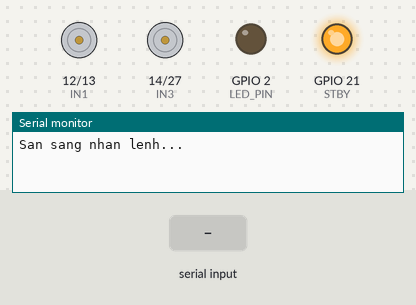
This sketch was run on a simulated ESP32. On the bench: motor-driver pin pairs drawn as motors (green arrow = first pin HIGH = forward, orange = second pin HIGH = backward, longer = more drive, scaled by the enable pin, stopped while the standby pin is LOW), output pins drawn as LEDs (lit = HIGH), the last lines printed to the serial monitor. Inputs (shaded band) come from the test bench. Nothing arrives over Bluetooth unless stated.

Above: at 1.2 s.
1.3 s: "F90\n" received over the second serial link
At 2.5 s:
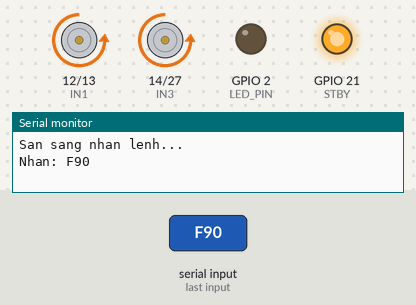
2.8 s: "B90\n" received over the second serial link
At 3.6 s:
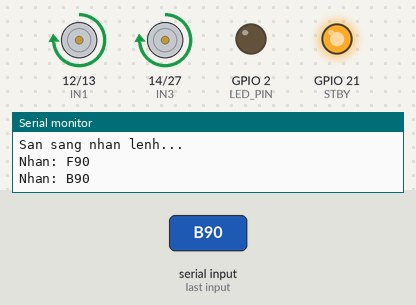
4.3 s: "R90\n" received over the second serial link
At 4.8 s:
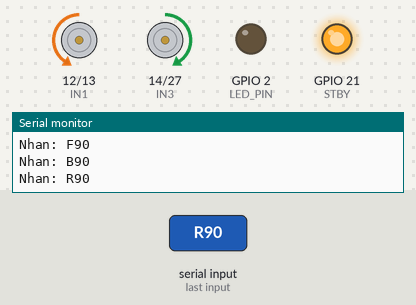
5.8 s: "L90\n" received over the second serial link
At 7.1 s:
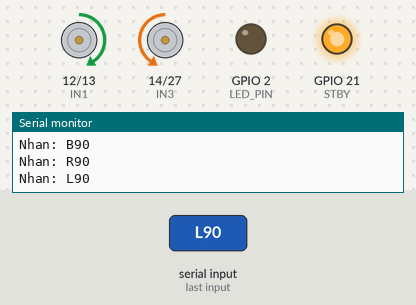
Timing chart, 0 to 8.3 s (numbered marks = the images above; inputs shaded):
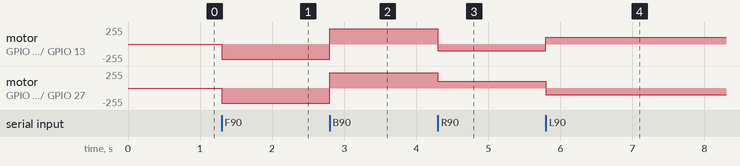

The sketch:

ControlCar.ino
```cpp
// === LIB ===
#include "BluetoothSerial.h"
BluetoothSerial SerialBT;

// === VARIABLE ===
// PIN
  int STBY = 21;
  int IN1 = 12;
  int IN2 = 13;
  int IN3 = 14;
  int IN4 = 27;
  int ENA = 25;
  int ENB = 26;
  int LED_PIN = 2;

// PWM
  const int pwmFreq = 1000;
  const int pwmResolution = 8;
  const int channelENA = 0;
  const int channelENB = 1;

// TUNING
  int speedMax  = 255;
  int spinSpeed = 120;
  float turnGain = 0.45;

// DATA
String rxData = "";

// === SETUP ===
void setup() {
  Serial.begin(115200);
  SerialBT.begin("Xe_ESP32");

  // Enable driver
  pinMode(STBY, OUTPUT);
  digitalWrite(STBY, HIGH);

  // Motor pins
  pinMode(IN1, OUTPUT);
  pinMode(IN2, OUTPUT);
  pinMode(IN3, OUTPUT);
  pinMode(IN4, OUTPUT);
  pinMode(LED_PIN, OUTPUT);

  // PWM Setup
  ledcSetup(channelENA, pwmFreq, pwmResolution);
  ledcSetup(channelENB, pwmFreq, pwmResolution);

  ledcAttachPin(ENA, channelENA);
  ledcAttachPin(ENB, channelENB);

  Serial.println("San sang nhan lenh...");
}

// === SUPER LOOP ===
void loop() {

  while (SerialBT.available()) {
    char c = SerialBT.read();

    if (c == '\n' || c == '\r')
    {
      if (rxData.length() > 0)
      {
        processData(rxData);
        rxData = "";
      }
    } else rxData += c;
  }
}

// === USER-DEFINED FUNCTION ===
// XỬ LÝ
void processData(String data) {

  Serial.println("Nhan: " + data);
  int forward = 0;
  int turn = 0;

  for (int i = 0; i < data.length(); i++)
  {
    if (data[i] == 'F') forward = map(data.substring(i + 1, i + 3).toInt(), 0, 99, 0, speedMax);

    if (data[i] == 'B') forward = -map(data.substring(i + 1, i + 3).toInt(), 0, 99, 0, speedMax);

    if (data[i] == 'R') turn = map(data.substring(i + 1, i + 3).toInt(), 0, 99, 0, speedMax) * turnGain;

    if (data[i] == 'L') turn = -map(data.substring(i + 1, i + 3).toInt(), 0, 99, 0, speedMax) * turnGain;
  }

  // TRỘN TỐC ĐỘ
  int speedLeft;
  int speedRight;

  // TIẾN
  if (forward >= 0)
  {
    speedLeft  = forward + turn;
    speedRight = forward - turn;
  }

  // LÙI
  else
  {
    speedLeft  = forward - turn;
    speedRight = forward + turn;
  }

  // SCALE CHỐNG VƯỢT
  int maxVal = max(abs(speedLeft), abs(speedRight));

  if (maxVal > speedMax)
  {
    speedLeft  = speedLeft  * speedMax / maxVal;
    speedRight = speedRight * speedMax / maxVal;
  }

  // XOAY TẠI CHỖ
  if (forward == 0 && turn != 0)
  {
    speedLeft  = constrain(speedLeft,  -spinSpeed, spinSpeed);
    speedRight = constrain(speedRight, -spinSpeed, spinSpeed);
  }

  driveMotor(speedLeft, speedRight);
}

// MOTOR
void driveMotor(int left, int right) {

  // MOTOR TRÁI
  if (left > 0)
  {
    digitalWrite(IN1, LOW);
    digitalWrite(IN2, HIGH);
    ledcWrite(channelENA, left);

  } else if (left < 0)
  {
    digitalWrite(IN1, HIGH);
    digitalWrite(IN2, LOW);
    ledcWrite(channelENA, -left);

  } else
  {
    digitalWrite(IN1, LOW);
    digitalWrite(IN2, LOW);
    ledcWrite(channelENA, 0);
  }

  // MOTOR PHẢI
  if (right > 0)
  {
    digitalWrite(IN3, LOW);
    digitalWrite(IN4, HIGH);
    ledcWrite(channelENB, right);

  } else if (right < 0)
  {
    digitalWrite(IN3, HIGH);
    digitalWrite(IN4, LOW);
    ledcWrite(channelENB, -right);

  } else
  {
    digitalWrite(IN3, LOW);
    digitalWrite(IN4, LOW);
    ledcWrite(channelENB, 0);
  }
}
```

Measured:
- after the input at 1.3 s, motor on GPIO 12 (IN1) / GPIO 13 (IN2), motor on GPIO 14 (IN3) / GPIO 27 (IN4): stopped → backward 230/255 at once
- after the input at 2.8 s, motor on GPIO 12 (IN1) / GPIO 13 (IN2), motor on GPIO 14 (IN3) / GPIO 27 (IN4): backward 230/255 → forward 230/255 at once
- after the input at 4.3 s, motor on GPIO 12 (IN1) / GPIO 13 (IN2): forward 230/255 → backward 103/255 at once; motor on GPIO 14 (IN3) / GPIO 27 (IN4): forward 230/255 → forward 103/255 at once
- after the input at 5.8 s, motor on GPIO 12 (IN1) / GPIO 13 (IN2): backward 103/255 → forward 103/255 at once; motor on GPIO 14 (IN3) / GPIO 27 (IN4): forward 103/255 → backward 103/255 at once
